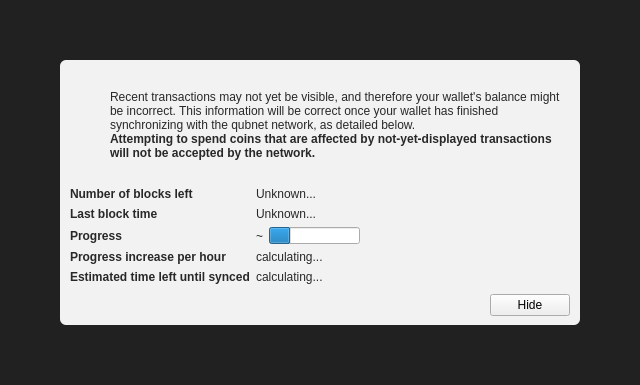
<?xml version="1.0" encoding="UTF-8"?>
<ui version="4.0">
 <class>ModalOverlay</class>
 <widget class="ModalOverlay" name="ModalOverlay">
  <property name="geometry">
   <rect>
    <x>0</x>
    <y>0</y>
    <width>640</width>
    <height>385</height>
   </rect>
  </property>
  <property name="windowTitle">
   <string>Form</string>
  </property>
  <layout class="QVBoxLayout" name="verticalLayout" stretch="0">
   <property name="sizeConstraint">
    <enum>QLayout::SetDefaultConstraint</enum>
   </property>
   <property name="leftMargin">
    <number>0</number>
   </property>
   <property name="topMargin">
    <number>0</number>
   </property>
   <property name="rightMargin">
    <number>0</number>
   </property>
   <property name="bottomMargin">
    <number>0</number>
   </property>
   <item>
    <widget class="QWidget" name="bgWidget" native="true">
     <property name="styleSheet">
      <string notr="true">#bgWidget { background: rgba(0,0,0,220); }</string>
     </property>
     <layout class="QVBoxLayout" name="verticalLayoutMain" stretch="1">
      <property name="leftMargin">
       <number>60</number>
      </property>
      <property name="topMargin">
       <number>60</number>
      </property>
      <property name="rightMargin">
       <number>60</number>
      </property>
      <property name="bottomMargin">
       <number>60</number>
      </property>
      <item>
       <widget class="QWidget" name="contentWidget" native="true">
        <property name="styleSheet">
         <string notr="true">#contentWidget { background: rgba(255,255,255,240); border-radius: 6px; }

QLabel { color: rgb(40,40,40);  }</string>
        </property>
        <layout class="QVBoxLayout" name="verticalLayoutSub" stretch="1,0,0,0">
         <property name="spacing">
          <number>0</number>
         </property>
         <property name="leftMargin">
          <number>10</number>
         </property>
         <property name="topMargin">
          <number>10</number>
         </property>
         <property name="rightMargin">
          <number>10</number>
         </property>
         <property name="bottomMargin">
          <number>10</number>
         </property>
         <item>
          <layout class="QHBoxLayout" name="horizontalLayoutIconText" stretch="0,1">
           <property name="topMargin">
            <number>20</number>
           </property>
           <item>
            <layout class="QVBoxLayout" name="verticalLayoutIcon">
             <property name="leftMargin">
              <number>0</number>
             </property>
             <item>
              <widget class="QPushButton" name="warningIcon">
               <property name="enabled">
                <bool>false</bool>
               </property>
               <property name="text">
                <string/>
               </property>
               <property name="icon">
                <iconset>
                 <normaloff>:/icons/warning</normaloff>
                 <disabledoff>:/icons/warning</disabledoff>:/icons/warning</iconset>
               </property>
               <property name="iconSize">
                <size>
                 <width>48</width>
                 <height>48</height>
                </size>
               </property>
               <property name="flat">
                <bool>true</bool>
               </property>
              </widget>
             </item>
             <item>
              <spacer name="verticalSpacerWarningIcon">
               <property name="orientation">
                <enum>Qt::Vertical</enum>
               </property>
               <property name="sizeHint" stdset="0">
                <size>
                 <width>20</width>
                 <height>40</height>
                </size>
               </property>
              </spacer>
             </item>
            </layout>
           </item>
           <item>
            <layout class="QVBoxLayout" name="verticalLayoutInfoText">
             <property name="leftMargin">
              <number>0</number>
             </property>
             <property name="topMargin">
              <number>0</number>
             </property>
             <item>
              <widget class="QLabel" name="infoText">
               <property name="text">
                <string>Recent transactions may not yet be visible, and therefore your wallet's balance might be incorrect. This information will be correct once your wallet has finished synchronizing with the qubnet network, as detailed below.</string>
               </property>
               <property name="textFormat">
                <enum>Qt::RichText</enum>
               </property>
               <property name="wordWrap">
                <bool>true</bool>
               </property>
              </widget>
             </item>
             <item>
              <widget class="QLabel" name="infoTextStrong">
               <property name="font">
                <font>
                 <weight>75</weight>
                 <bold>true</bold>
                </font>
               </property>
               <property name="text">
                <string>Attempting to spend coins that are affected by not-yet-displayed transactions will not be accepted by the network.</string>
               </property>
               <property name="textFormat">
                <enum>Qt::RichText</enum>
               </property>
               <property name="wordWrap">
                <bool>true</bool>
               </property>
              </widget>
             </item>
             <item>
              <spacer name="verticalSpacerInTextSpace">
               <property name="orientation">
                <enum>Qt::Vertical</enum>
               </property>
               <property name="sizeHint" stdset="0">
                <size>
                 <width>20</width>
                 <height>40</height>
                </size>
               </property>
              </spacer>
             </item>
            </layout>
           </item>
          </layout>
         </item>
         <item>
          <spacer name="verticalSpacerAfterText">
           <property name="orientation">
            <enum>Qt::Vertical</enum>
           </property>
           <property name="sizeHint" stdset="0">
            <size>
             <width>20</width>
             <height>40</height>
            </size>
           </property>
          </spacer>
         </item>
         <item>
          <layout class="QFormLayout" name="formLayout">
           <property name="fieldGrowthPolicy">
            <enum>QFormLayout::FieldsStayAtSizeHint</enum>
           </property>
           <property name="horizontalSpacing">
            <number>6</number>
           </property>
           <property name="verticalSpacing">
            <number>6</number>
           </property>
           <property name="topMargin">
            <number>10</number>
           </property>
           <item row="0" column="0">
            <widget class="QLabel" name="labelNumberOfBlocksLeft">
             <property name="font">
              <font>
               <weight>75</weight>
               <bold>true</bold>
              </font>
             </property>
             <property name="text">
              <string>Number of blocks left</string>
             </property>
            </widget>
           </item>
           <item row="0" column="1">
            <widget class="QLabel" name="numberOfBlocksLeft">
             <property name="text">
              <string>Unknown...</string>
             </property>
            </widget>
           </item>
           <item row="1" column="0">
            <widget class="QLabel" name="labelLastBlockTime">
             <property name="font">
              <font>
               <weight>75</weight>
               <bold>true</bold>
              </font>
             </property>
             <property name="text">
              <string>Last block time</string>
             </property>
            </widget>
           </item>
           <item row="1" column="1">
            <widget class="QLabel" name="newestBlockDate">
             <property name="sizePolicy">
              <sizepolicy hsizetype="Maximum" vsizetype="Preferred">
               <horstretch>0</horstretch>
               <verstretch>0</verstretch>
              </sizepolicy>
             </property>
             <property name="text">
              <string>Unknown...</string>
             </property>
            </widget>
           </item>
           <item row="2" column="0">
            <widget class="QLabel" name="labelSyncDone">
             <property name="font">
              <font>
               <weight>75</weight>
               <bold>true</bold>
              </font>
             </property>
             <property name="text">
              <string>Progress</string>
             </property>
            </widget>
           </item>
           <item row="2" column="1">
            <layout class="QHBoxLayout" name="horizontalLayoutSync" stretch="0,1">
             <item>
              <widget class="QLabel" name="percentageProgress">
               <property name="text">
                <string notr="true">~</string>
               </property>
              </widget>
             </item>
             <item>
              <widget class="QProgressBar" name="progressBar">
               <property name="value">
                <number>24</number>
               </property>
               <property name="format">
                <string/>
               </property>
              </widget>
             </item>
            </layout>
           </item>
           <item row="4" column="0">
            <widget class="QLabel" name="labelProgressIncrease">
             <property name="font">
              <font>
               <weight>75</weight>
               <bold>true</bold>
              </font>
             </property>
             <property name="text">
              <string>Progress increase per hour</string>
             </property>
            </widget>
           </item>
           <item row="4" column="1">
            <widget class="QLabel" name="progressIncreasePerH">
             <property name="text">
              <string>calculating...</string>
             </property>
            </widget>
           </item>
           <item row="5" column="0">
            <widget class="QLabel" name="labelEstimatedTimeLeft">
             <property name="font">
              <font>
               <weight>75</weight>
               <bold>true</bold>
              </font>
             </property>
             <property name="text">
              <string>Estimated time left until synced</string>
             </property>
            </widget>
           </item>
           <item row="5" column="1">
            <widget class="QLabel" name="expectedTimeLeft">
             <property name="text">
              <string>calculating...</string>
             </property>
            </widget>
           </item>
          </layout>
         </item>
         <item>
          <layout class="QHBoxLayout" name="horizontalLayoutButtons">
           <property name="leftMargin">
            <number>10</number>
           </property>
           <property name="topMargin">
            <number>10</number>
           </property>
           <item>
            <spacer name="horizontalSpacer">
             <property name="orientation">
              <enum>Qt::Horizontal</enum>
             </property>
             <property name="sizeHint" stdset="0">
              <size>
               <width>40</width>
               <height>20</height>
              </size>
             </property>
            </spacer>
           </item>
           <item>
            <widget class="QPushButton" name="closeButton">
             <property name="text">
              <string>Hide</string>
             </property>
            </widget>
           </item>
          </layout>
         </item>
        </layout>
       </widget>
      </item>
     </layout>
    </widget>
   </item>
  </layout>
 </widget>
 <customwidgets>
  <customwidget>
   <class>ModalOverlay</class>
   <extends>QWidget</extends>
   <header>qt/modaloverlay.h</header>
   <container>1</container>
  </customwidget>
 </customwidgets>
 <resources/>
 <connections/>
</ui>
